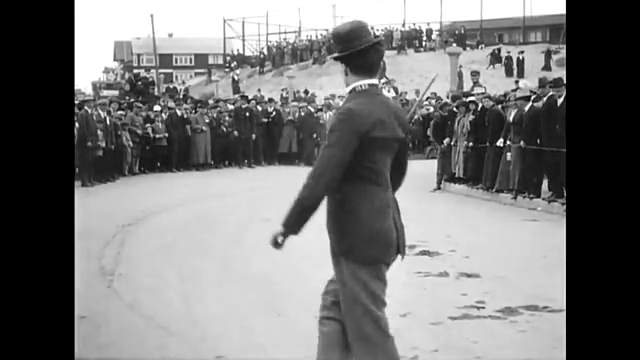
#> input picture frame 17 of images/chaplin.mp4, 640 x 360 px, given in place of highway.mp4, which was not available
$ python 33_Background_Subtraction_Absdifference.py
#> lines starting #> are read from the running program, lines starting #| are printed output that depends on the picture
"""
Two ways to subtract the background:
1. A manual way which consists on taking the first frame, and subtricting each time the following frames from the first one.
2. The SubtractorMOG2 which has more advanced features, like for example keeping the history of last number of frames and detecting shadows.
"""

import cv2
import numpy as np
cap = cv2.VideoCapture("./video/highway.mp4")

_, first_frame = cap.read()
#> first_frame is the input picture: shape (360, 640, 3); min 0, max 255, mean 121
first_gray = cv2.cvtColor(first_frame, cv2.COLOR_BGR2GRAY)
first_gray = cv2.GaussianBlur(first_gray, (5, 5), 0)

while True:
    _, frame = cap.read()
    gray_frame = cv2.cvtColor(frame, cv2.COLOR_BGR2GRAY)
    gray_frame = cv2.GaussianBlur(gray_frame, (5, 5), 0)

    difference = cv2.absdiff(first_gray, gray_frame)
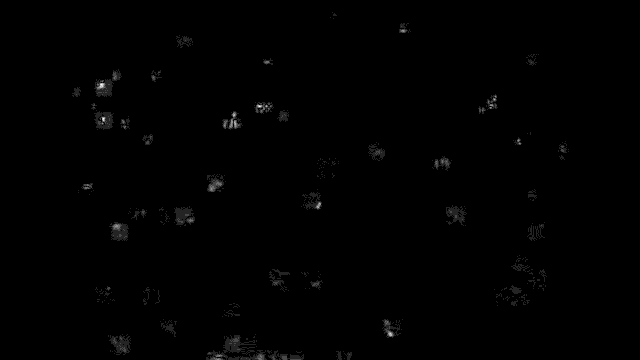
#> difference: shape (360, 640); min 0, max 7, mean 0.0318; drawn with min black and max white
    _, difference = cv2.threshold(difference, 50, 255, cv2.THRESH_BINARY)
#> difference: shape (360, 640); every value is 0

    cv2.imshow("First frame", first_frame)
    cv2.imshow("Frame", frame)
    cv2.imshow("difference", difference)

    key = cv2.waitKey(30)
#> (key Esc is pressed here)
    if key == 27:
        break

cap.release()
cv2.destroyAllWindows()

$ run again, starting later in the video
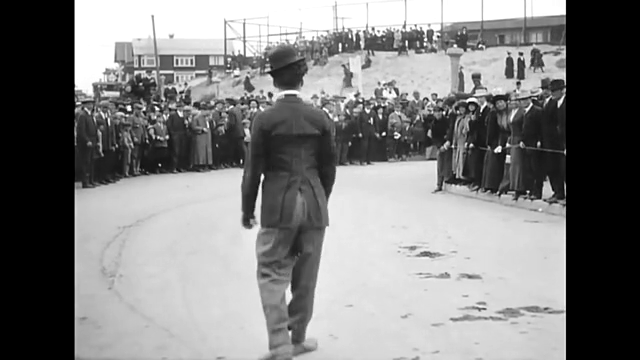
#> input picture frame 77 of images/chaplin.mp4, 640 x 360 px, given in place of highway.mp4, which was not available
#> first_frame is the input picture: shape (360, 640, 3); min 0, max 255, mean 128.1
#> `difference = cv2.absdiff(first_gray, gray_frame)`:
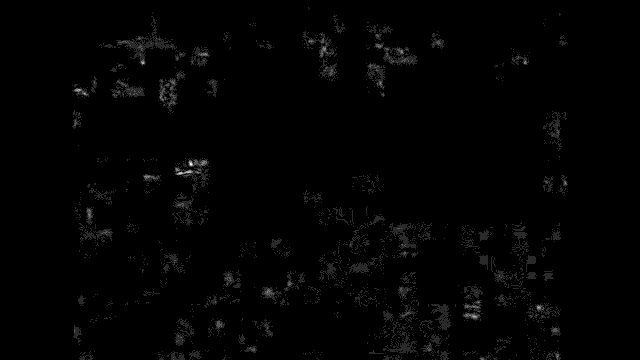
#> difference: shape (360, 640); min 0, max 6, mean 0.058; drawn with min black and max white

$ run again, starting later in the video
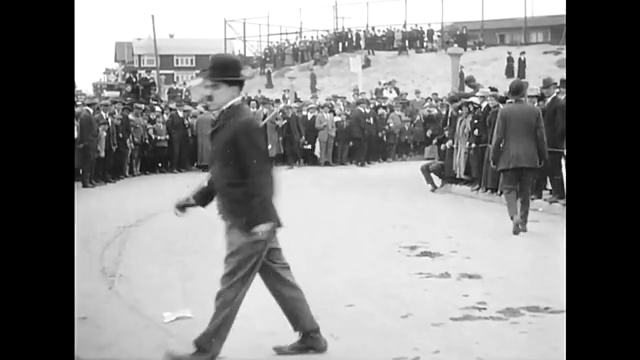
#> input picture frame 137 of images/chaplin.mp4, 640 x 360 px, given in place of highway.mp4, which was not available
#> first_frame is the input picture: shape (360, 640, 3); min 0, max 255, mean 134.5
#> `difference = cv2.absdiff(first_gray, gray_frame)`:
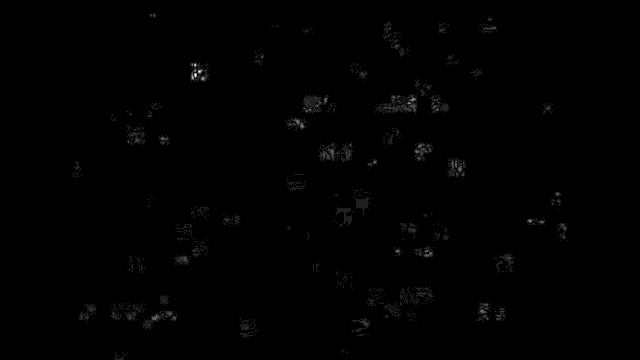
#> difference: shape (360, 640); min 0, max 8, mean 0.0339; drawn with min black and max white
